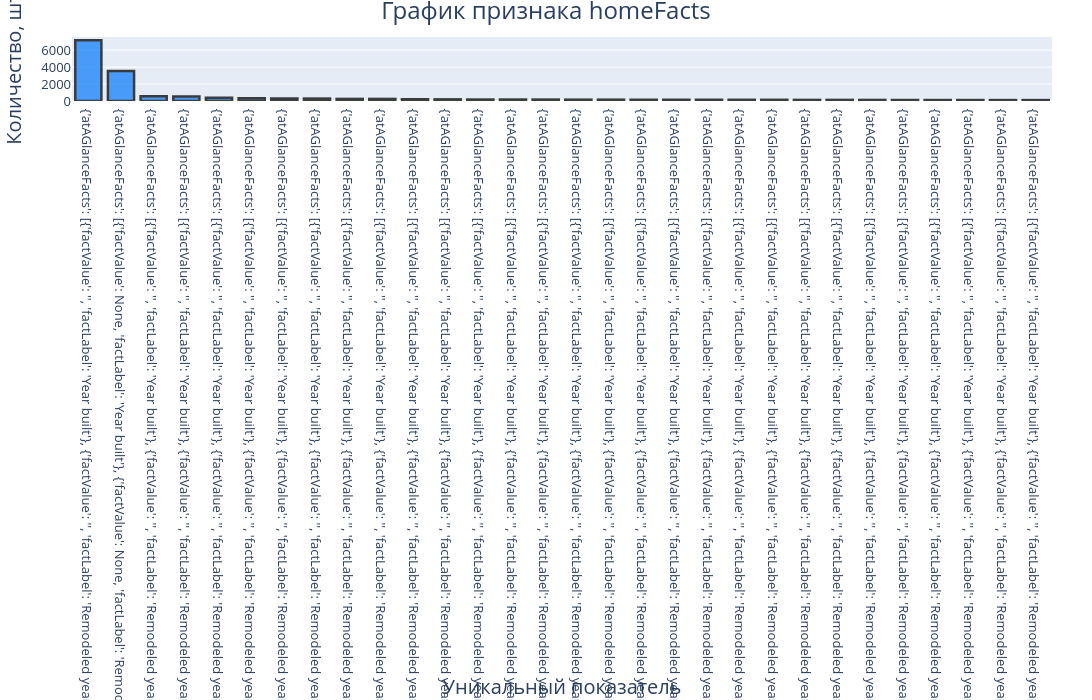

The code cell stored with this chart in its notebook:
### Markdown cell above
<div style="font-family: 'Courier New', monospace; font-size: 120%; background: linear-gradient(135deg, rgb(0, 2, 112) 0%, #38cdff 30%, #7d2dff 60%, #000000 100%); border-left: 4px solid #3859ff; padding: 12px; margin: 10px 0; border-radius: 8px; color: rgb(0, 0, 0); box-shadow: 0 0 15px rgba(71, 255, 237, 0.6), 0 0 20px rgba(255, 71, 87, 0.2); text-shadow: 0 1px 1px rgba(0, 0, 0, 0.4);">
<strong style="color: #ffffffff; font-weight: 600;">homeFacts</strong>
</div>

### Code cell
analize_feature('homeFacts')

### Figure 1 — Plotly figure (JSON) as saved in the notebook; plotly's stock layout.template omitted (floating-point values rounded to 4 significant figures)
{"data": [{"alignmentgroup": "True", "hovertemplate": "Количество: %{y} шт", "legendgroup": "", "marker": {"color": "#1580fb", "line": {"color": "black", "width": 2.5}, "pattern": {"shape": ""}}, "name": "", "offsetgroup": "", "opacity": 0.75, "orientation": "v", "showlegend": false, "textposition": "auto", "type": "bar", "x": ["{'atAGlanceFacts': [{'factValue': '', 'factLabel': 'Year built'}, {'factValue': '', 'factLabel': 'Remodeled year'}, {'factValue': '', 'factLabel': 'Heating'}, {'factValue': '', 'factLabel': 'Cooling'}, {'factValue': '', 'factLabel': 'Parking'}, {'factValue': '—', 'factLabel': 'lotsize'}, {'factValue': None, 'factLabel': 'Price/sqft'}]}", "{'atAGlanceFacts': [{'factValue': None, 'factLabel': 'Year built'}, {'factValue': None, 'factLabel': 'Remodeled year'}, {'factValue': None, 'factLabel': 'Heating'}, {'factValue': None, 'factLabel': 'Cooling'}, {'factValue': None, 'factLabel': 'Parking'}, {'factValue': None, 'factLabel': 'lotsize'}, {'factValue': None, 'factLabel': 'Price/sqft'}]}", "{'atAGlanceFacts': [{'factValue': '', 'factLabel': 'Year built'}, {'factValue': '', 'factLabel': 'Remodeled year'}, {'factValue': '', 'factLabel': 'Heating'}, {'factValue': '', 'factLabel': 'Cooling'}, {'factValue': '', 'factLabel': 'Parking'}, {'factValue': '', 'factLabel': 'lotsize'}, {'factValue': None, 'factLabel': 'Price/sqft'}]}", "{'atAGlanceFacts': [{'factValue': '', 'factLabel': 'Year built'}, {'factValue': '', 'factLabel': 'Remodeled year'}, {'factValue': '', 'factLabel': 'Heating'}, {'factValue': '', 'factLabel': 'Cooling'}, {'factValue': '', 'factLabel': 'Parking'}, {'factValue': '10000', 'factLabel': 'lotsize'}, {'factValue': None, 'factLabel': 'Price/sqft'}]}", "{'atAGlanceFacts': [{'factValue': '', 'factLabel': 'Year built'}, {'factValue': '', 'factLabel': 'Remodeled year'}, {'factValue': '', 'factLabel': 'Heating'}, {'factValue': '', 'factLabel': 'Cooling'}, {'factValue': '', 'factLabel': 'Parking'}, {'factValue': '10,000 Sq. Ft.', 'factLabel': 'lotsize'}, {'factValue': None, 'factLabel': 'Price/sqft'}]}", "{'atAGlanceFacts': [{'factValue': '', 'factLabel': 'Year built'}, {'factValue': '', 'factLabel': 'Remodeled year'}, {'factValue': '', 'factLabel': 'Heating'}, {'factValue': '', 'factLabel': 'Cooling'}, {'factValue': '', 'factLabel': 'Parking'}, {'factValue': '0.25 acres', 'factLabel': 'lotsize'}, {'factValue': None, 'factLabel': 'Price/sqft'}]}", "{'atAGlanceFacts': [{'factValue': '', 'factLabel': 'Year built'}, {'factValue': '', 'factLabel': 'Remodeled year'}, {'factValue': '', 'factLabel': 'Heating'}, {'factValue': '', 'factLabel': 'Cooling'}, {'factValue': '', 'factLabel': 'Parking'}, {'factValue': '10018 sqft', 'factLabel': 'lotsize'}, {'factValue': None, 'factLabel': 'Price/sqft'}]}", "{'atAGlanceFacts': [{'factValue': '', 'factLabel': 'Year built'}, {'factValue': '', 'factLabel': 'Remodeled year'}, {'factValue': '', 'factLabel': 'Heating'}, {'factValue': '', 'factLabel': 'Cooling'}, {'factValue': '', 'factLabel': 'Parking'}, {'factValue': '10019', 'factLabel': 'lotsize'}, {'factValue': None, 'factLabel': 'Price/sqft'}]}", "{'atAGlanceFacts': [{'factValue': '', 'factLabel': 'Year built'}, {'factValue': '', 'factLabel': 'Remodeled year'}, {'factValue': '', 'factLabel': 'Heating'}, {'factValue': '', 'factLabel': 'Cooling'}, {'factValue': '', 'factLabel': 'Parking'}, {'factValue': '9,999 Sq. Ft.', 'factLabel': 'lotsize'}, {'factValue': None, 'factLabel': 'Price/sqft'}]}", "{'atAGlanceFacts': [{'factValue': '', 'factLabel': 'Year built'}, {'factValue': '', 'factLabel': 'Remodeled year'}, {'factValue': '', 'factLabel': 'Heating'}, {'factValue': '', 'factLabel': 'Cooling'}, {'factValue': '', 'factLabel': 'Parking'}, {'factValue': '9999', 'factLabel': 'lotsize'}, {'factValue': None, 'factLabel': 'Price/sqft'}]}", "{'atAGlanceFacts': [{'factValue': '', 'factLabel': 'Year built'}, {'factValue': '', 'factLabel': 'Remodeled year'}, {'factValue': '', 'factLabel': 'Heating'}, {'factValue': '', 'factLabel': 'Cooling'}, {'factValue': '', 'factLabel': 'Parking'}, {'factValue': '0.26 acres', 'factLabel': 'lotsize'}, {'factValue': None, 'factLabel': 'Price/sqft'}]}", "{'atAGlanceFacts': [{'factValue': '', 'factLabel': 'Year built'}, {'factValue': '', 'factLabel': 'Remodeled year'}, {'factValue': '', 'factLabel': 'Heating'}, {'factValue': '', 'factLabel': 'Cooling'}, {'factValue': '', 'factLabel': 'Parking'}, {'factValue': '10,019 sqft', 'factLabel': 'lotsize'}, {'factValue': None, 'factLabel': 'Price/sqft'}]}", "{'atAGlanceFacts': [{'factValue': '', 'factLabel': 'Year built'}, {'factValue': '', 'factLabel': 'Remodeled year'}, {'factValue': '', 'factLabel': 'Heating'}, {'factValue': '', 'factLabel': 'Cooling'}, {'factValue': '', 'factLabel': 'Parking'}, {'factValue': '0.5 acres', 'factLabel': 'lotsize'}, {'factValue': None, 'factLabel': 'Price/sqft'}]}", "{'atAGlanceFacts': [{'factValue': '', 'factLabel': 'Year built'}, {'factValue': '', 'factLabel': 'Remodeled year'}, {'factValue': '', 'factLabel': 'Heating'}, {'factValue': '', 'factLabel': 'Cooling'}, {'factValue': '', 'factLabel': 'Parking'}, {'factValue': '0.23', 'factLabel': 'lotsize'}, {'factValue': None, 'factLabel': 'Price/sqft'}]}", "{'atAGlanceFacts': [{'factValue': '', 'factLabel': 'Year built'}, {'factValue': '', 'factLabel': 'Remodeled year'}, {'factValue': '', 'factLabel': 'Heating'}, {'factValue': '', 'factLabel': 'Cooling'}, {'factValue': '', 'factLabel': 'Parking'}, {'factValue': '0.29 acres', 'factLabel': 'lotsize'}, {'factValue': None, 'factLabel': 'Price/sqft'}]}", "{'atAGlanceFacts': [{'factValue': '', 'factLabel': 'Year built'}, {'factValue': '', 'factLabel': 'Remodeled year'}, {'factValue': '', 'factLabel': 'Heating'}, {'factValue': '', 'factLabel': 'Cooling'}, {'factValue': '', 'factLabel': 'Parking'}, {'factValue': None, 'factLabel': 'lotsize'}, {'factValue': None, 'factLabel': 'Price/sqft'}]}", "{'atAGlanceFacts': [{'factValue': '', 'factLabel': 'Year built'}, {'factValue': '', 'factLabel': 'Remodeled year'}, {'factValue': '', 'factLabel': 'Heating'}, {'factValue': '', 'factLabel': 'Cooling'}, {'factValue': '', 'factLabel': 'Parking'}, {'factValue': '1 Acre', 'factLabel': 'lotsize'}, {'factValue': None, 'factLabel': 'Price/sqft'}]}", "{'atAGlanceFacts': [{'factValue': '', 'factLabel': 'Year built'}, {'factValue': '', 'factLabel': 'Remodeled year'}, {'factValue': 'Electric', 'factLabel': 'Heating'}, {'factValue': '', 'factLabel': 'Cooling'}, {'factValue': '', 'factLabel': 'Parking'}, {'factValue': '0.25 acres', 'factLabel': 'lotsize'}, {'factValue': None, 'factLabel': 'Price/sqft'}]}", "{'atAGlanceFacts': [{'factValue': '', 'factLabel': 'Year built'}, {'factValue': '', 'factLabel': 'Remodeled year'}, {'factValue': '', 'factLabel': 'Heating'}, {'factValue': '', 'factLabel': 'Cooling'}, {'factValue': '', 'factLabel': 'Parking'}, {'factValue': '-- sqft lot', 'factLabel': 'lotsize'}, {'factValue': '', 'factLabel': 'Price/sqft'}]}", "{'atAGlanceFacts': [{'factValue': '', 'factLabel': 'Year built'}, {'factValue': '', 'factLabel': 'Remodeled year'}, {'factValue': '', 'factLabel': 'Heating'}, {'factValue': '', 'factLabel': 'Cooling'}, {'factValue': '', 'factLabel': 'Parking'}, {'factValue': '', 'factLabel': 'lotsize'}, {'factValue': '', 'factLabel': 'Price/sqft'}]}", "{'atAGlanceFacts': [{'factValue': '', 'factLabel': 'Year built'}, {'factValue': '', 'factLabel': 'Remodeled year'}, {'factValue': '', 'factLabel': 'Heating'}, {'factValue': '', 'factLabel': 'Cooling'}, {'factValue': '', 'factLabel': 'Parking'}, {'factValue': '1.00 acres', 'factLabel': 'lotsize'}, {'factValue': None, 'factLabel': 'Price/sqft'}]}", "{'atAGlanceFacts': [{'factValue': '', 'factLabel': 'Year built'}, {'factValue': '', 'factLabel': 'Remodeled year'}, {'factValue': '', 'factLabel': 'Heating'}, {'factValue': '', 'factLabel': 'Cooling'}, {'factValue': '', 'factLabel': 'Parking'}, {'factValue': '0.46 acres', 'factLabel': 'lotsize'}, {'factValue': None, 'factLabel': 'Price/sqft'}]}", "{'atAGlanceFacts': [{'factValue': '', 'factLabel': 'Year built'}, {'factValue': '', 'factLabel': 'Remodeled year'}, {'factValue': '', 'factLabel': 'Heating'}, {'factValue': '', 'factLabel': 'Cooling'}, {'factValue': '', 'factLabel': 'Parking'}, {'factValue': '43560', 'factLabel': 'lotsize'}, {'factValue': None, 'factLabel': 'Price/sqft'}]}", "{'atAGlanceFacts': [{'factValue': '', 'factLabel': 'Year built'}, {'factValue': '', 'factLabel': 'Remodeled year'}, {'factValue': '', 'factLabel': 'Heating'}, {'factValue': '', 'factLabel': 'Cooling'}, {'factValue': '', 'factLabel': 'Parking'}, {'factValue': '0.27 acres', 'factLabel': 'lotsize'}, {'factValue': None, 'factLabel': 'Price/sqft'}]}", "{'atAGlanceFacts': [{'factValue': '', 'factLabel': 'Year built'}, {'factValue': '', 'factLabel': 'Remodeled year'}, {'factValue': '', 'factLabel': 'Heating'}, {'factValue': '', 'factLabel': 'Cooling'}, {'factValue': '', 'factLabel': 'Parking'}, {'factValue': '0.28 acres', 'factLabel': 'lotsize'}, {'factValue': None, 'factLabel': 'Price/sqft'}]}", "{'atAGlanceFacts': [{'factValue': '', 'factLabel': 'Year built'}, {'factValue': '', 'factLabel': 'Remodeled year'}, {'factValue': '', 'factLabel': 'Heating'}, {'factValue': '', 'factLabel': 'Cooling'}, {'factValue': '', 'factLabel': 'Parking'}, {'factValue': '0.34 acres', 'factLabel': 'lotsize'}, {'factValue': None, 'factLabel': 'Price/sqft'}]}", "{'atAGlanceFacts': [{'factValue': '', 'factLabel': 'Year built'}, {'factValue': '', 'factLabel': 'Remodeled year'}, {'factValue': '', 'factLabel': 'Heating'}, {'factValue': '', 'factLabel': 'Cooling'}, {'factValue': '', 'factLabel': 'Parking'}, {'factValue': '10454', 'factLabel': 'lotsize'}, {'factValue': None, 'factLabel': 'Price/sqft'}]}", "{'atAGlanceFacts': [{'factValue': '', 'factLabel': 'Year built'}, {'factValue': '', 'factLabel': 'Remodeled year'}, {'factValue': '', 'factLabel': 'Heating'}, {'factValue': '', 'factLabel': 'Cooling'}, {'factValue': '', 'factLabel': 'Parking'}, {'factValue': '0.50 acres', 'factLabel': 'lotsize'}, {'factValue': None, 'factLabel': 'Price/sqft'}]}", "{'atAGlanceFacts': [{'factValue': '', 'factLabel': 'Year built'}, {'factValue': '', 'factLabel': 'Remodeled year'}, {'factValue': '', 'factLabel': 'Heating'}, {'factValue': '', 'factLabel': 'Cooling'}, {'factValue': '', 'factLabel': 'Parking'}, {'factValue': '0.32 acres', 'factLabel': 'lotsize'}, {'factValue': None, 'factLabel': 'Price/sqft'}]}", "{'atAGlanceFacts': [{'factValue': '', 'factLabel': 'Year built'}, {'factValue': '', 'factLabel': 'Remodeled year'}, {'factValue': '', 'factLabel': 'Heating'}, {'factValue': '', 'factLabel': 'Cooling'}, {'factValue': '', 'factLabel': 'Parking'}, {'factValue': '', 'factLabel': 'lotsize'}, {'factValue': '$142/sqft', 'factLabel': 'Price/sqft'}]}"], "xaxis": "x", "y": [7174, 3532, 567, 533, 370, 328, 296, 288, 245, 243, 206, 193, 172, 172, 169, 157, 156, 148, 145, 145, 143, 140, 129, 128, 124, 115, 113, 112, 108, 107], "yaxis": "y"}], "layout": {"barmode": "relative", "height": 700, "legend": {"tracegroupgap": 0}, "margin": {"b": 40, "l": 40, "r": 40, "t": 40}, "title": {"font": {"size": 24}, "text": "График признака homeFacts", "x": 0.5}, "width": 1200, "xaxis": {"anchor": "y", "domain": [0, 1], "tickfont": {"size": 13}, "title": {"font": {"size": 20}, "text": "Уникальный показатель "}}, "yaxis": {"anchor": "x", "domain": [0, 1], "tickfont": {"size": 13}, "title": {"font": {"size": 20}, "text": "Количество, шт"}}}}
